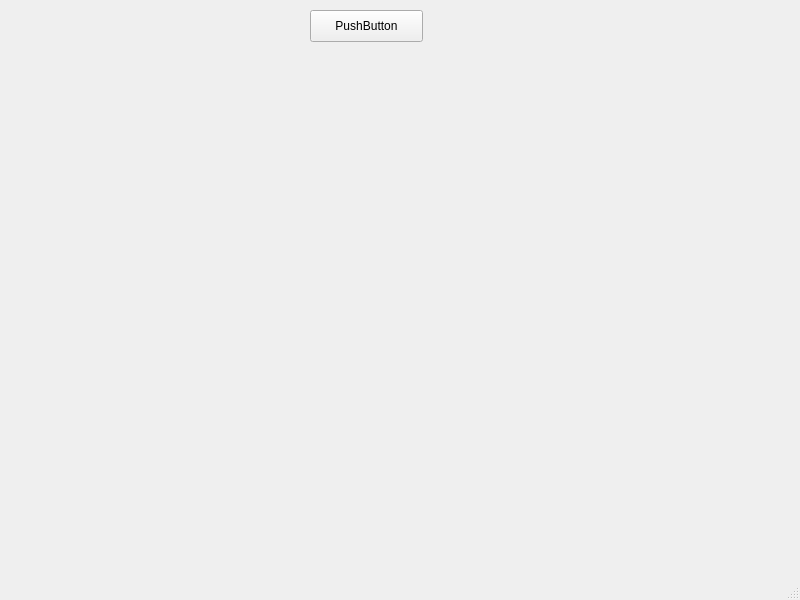
<?xml version="1.0" encoding="UTF-8"?>
<ui version="4.0">
 <class>MainWindow</class>
 <widget class="QMainWindow" name="MainWindow">
  <property name="geometry">
   <rect>
    <x>0</x>
    <y>0</y>
    <width>800</width>
    <height>600</height>
   </rect>
  </property>
  <property name="windowTitle">
   <string>MainWindow</string>
  </property>
  <widget class="QWidget" name="centralwidget">
   <widget class="QPushButton" name="pushButton">
    <property name="geometry">
     <rect>
      <x>310</x>
      <y>10</y>
      <width>113</width>
      <height>32</height>
     </rect>
    </property>
    <property name="text">
     <string>PushButton</string>
    </property>
   </widget>
   <widget class="PlotWidget" name="graphWidget" native="true">
    <property name="geometry">
     <rect>
      <x>100</x>
      <y>80</y>
      <width>601</width>
      <height>331</height>
     </rect>
    </property>
   </widget>
  </widget>
  <widget class="QMenuBar" name="menubar">
   <property name="geometry">
    <rect>
     <x>0</x>
     <y>0</y>
     <width>800</width>
     <height>24</height>
    </rect>
   </property>
  </widget>
  <widget class="QStatusBar" name="statusbar"/>
 </widget>
 <customwidgets>
  <customwidget>
   <class>PlotWidget</class>
   <extends>QWidget</extends>
   <header>pyqtgraph</header>
   <container>1</container>
  </customwidget>
 </customwidgets>
 <resources/>
 <connections/>
</ui>
